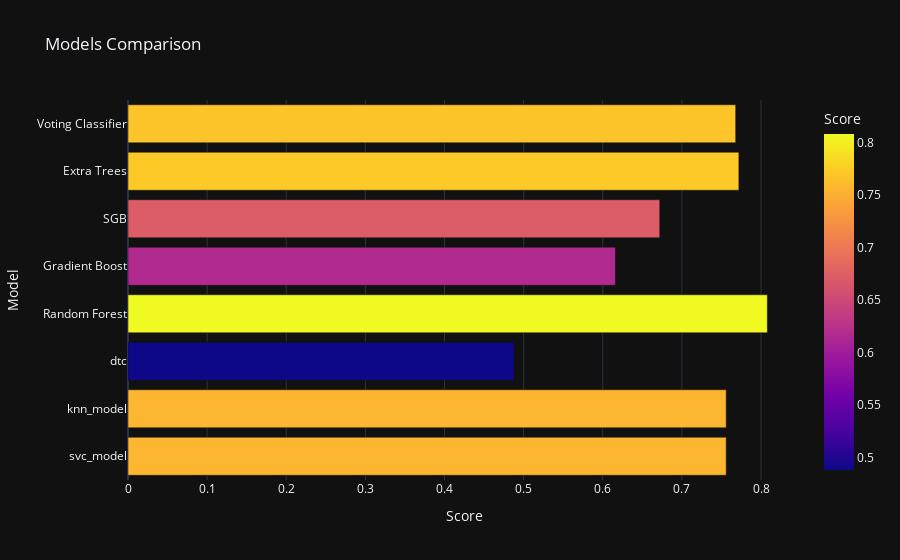

This figure's notebook cell:
### Code cell
import plotly.express as px

px.bar(data_frame = models, x = 'Score', y = 'Model', color = 'Score', template = 'plotly_dark', 
       title = 'Models Comparison')

### Figure 1 — Plotly figure (JSON) as saved in the notebook; plotly's stock layout.template omitted (floating-point values rounded to 4 significant figures)
{"data": [{"alignmentgroup": "True", "hovertemplate": "Score=%{marker.color}<br>Model=%{y}<extra></extra>", "legendgroup": "", "marker": {"color": [0.756, 0.756, 0.488, 0.808, 0.616, 0.672, 0.772, 0.768], "coloraxis": "coloraxis", "pattern": {"shape": ""}}, "name": "", "offsetgroup": "", "orientation": "h", "showlegend": false, "textposition": "auto", "type": "bar", "x": [0.756, 0.756, 0.488, 0.808, 0.616, 0.672, 0.772, 0.768], "xaxis": "x", "y": ["svc_model", "knn_model", "dtc", "Random Forest", "Gradient Boost", "SGB", "Extra Trees", "Voting Classifier"], "yaxis": "y"}], "layout": {"barmode": "relative", "coloraxis": {"colorbar": {"title": {"text": "Score"}}, "colorscale": [[0, "#0d0887"], [0.1111, "#46039f"], [0.2222, "#7201a8"], [0.3333, "#9c179e"], [0.4444, "#bd3786"], [0.5556, "#d8576b"], [0.6667, "#ed7953"], [0.7778, "#fb9f3a"], [0.8889, "#fdca26"], [1, "#f0f921"]]}, "legend": {"tracegroupgap": 0}, "title": {"text": "Models Comparison"}, "xaxis": {"anchor": "y", "domain": [0, 1], "title": {"text": "Score"}}, "yaxis": {"anchor": "x", "domain": [0, 1], "title": {"text": "Model"}}}}
